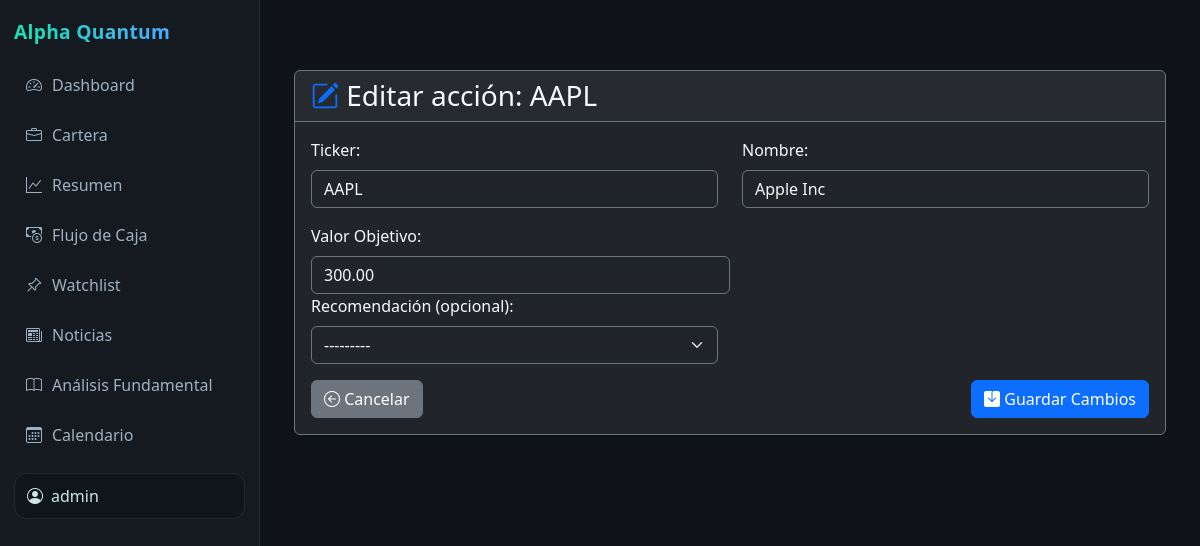
Page /watchlist/2/5/edit/ (signed in) on the committed database.
### alpha_quantum/models/custom_user.py (models this page shows, shortened)
class CustomUser(AbstractUser):
    email = models.EmailField(unique=True)

### alpha_quantum/models/watchlist.py (models this page shows, shortened)
class Watchlist(models.Model):
    RECOMENDACIONES = [
        ('COMPRAR', 'Comprar'),
        ('REVISAR', 'Revisar'),
        ('ESPERAR', 'Esperar'),
    ]
    user = models.ForeignKey(settings.AUTH_USER_MODEL, on_delete=models.CASCADE)
    lista = models.ForeignKey(
        WatchlistLista,
        on_delete=models.CASCADE,
        related_name='items',
        null=True,
        blank=True,
    )
    nombre = models.CharField(max_length=100)
    ticker = models.CharField(max_length=10)
    valor_objetivo = models.DecimalField(max_digits=10, decimal_places=2, null=True, blank=True)
    precio_actual = models.DecimalField(
        max_digits=10,
        decimal_places=2,
        null=True,
        blank=True,
        validators=[MinValueValidator(0)]
    )
    upside = models.FloatField(null=True, blank=True)
    max_52s = models.FloatField(null=True, blank=True)
    min_52s = models.FloatField(null=True, blank=True)
    per = models.FloatField(null=True, blank=True, validators=[MinValueValidator(0)])
    sector = models.CharField(max_length=64, blank=True, null=True)
    currency = models.CharField(max_length=8, blank=True, null=True, default='USD')
    recomendacion = models.CharField(max_length=20, choices=RECOMENDACIONES, blank=True, null=True)
    created_at = models.DateTimeField(auto_now_add=True, null=True)
    updated_at = models.DateTimeField(auto_now=True, null=True)
    class Meta:
        constraints = [
            models.UniqueConstraint(
                fields=['user', 'lista', 'ticker'],
                name='uq_watchlist_user_lista_ticker'
            )
        ]
        indexes = [
            models.Index(fields=['user', 'lista', 'ticker']),
        ]
        ordering = ['ticker']

### alpha_quantum/views.py (the view, shortened to what this page needs)
# urls.py: path('watchlist/<int:lista_id>/<int:item_id>/edit/', views.editar_accion_watchlist, name='editar_accion_watchlist'),
@login_required
def editar_accion_watchlist(request: HttpRequest, lista_id: int, item_id: int):
    lista = get_object_or_404(WatchlistLista, pk=lista_id, user=request.user)
    accion = get_object_or_404(Watchlist, pk=item_id, user=request.user, lista=lista)
    form = WatchlistForm(instance=accion) if WatchlistForm else None
    return render(
        request,
        "alpha_quantum/editar_watchlist.html",
        {"form": form, "accion": accion, "lista": lista},
    )

### alpha_quantum/forms.py
class WatchlistForm(forms.ModelForm):
    class Meta:
        model = Watchlist
        fields = ['nombre', 'ticker', 'valor_objetivo', 'recomendacion']
        widgets = {
            'nombre': forms.TextInput(attrs={'class': 'form-control', 'placeholder': 'Nombre'}),
            'ticker': forms.TextInput(attrs={'class': 'form-control', 'placeholder': 'Ticker (ej: AAPL)'}),
            'valor_objetivo': forms.NumberInput(attrs={'class': 'form-control', 'placeholder': 'Ej: 175.00', 'step': '0.01'}),
            'recomendacion': forms.Select(attrs={'class': 'form-select bg-dark text-light border-secondary'}),
        }

### alpha_quantum/templates/alpha_quantum/editar_watchlist.html (shortened to what this page needs)
{% extends 'alpha_quantum/layout.html' %}
{% load static %}
{% load widget_tweaks %}
{% block content %}
<div class="container mt-5">
    <div class="card bg-dark text-light border border-secondary">
        <div class="card-header border-bottom border-secondary">
            <h3 class="mb-0"><i class="bi bi-pencil-square text-primary"></i> Editar acción: {{ accion.ticker }}</h3>
        </div>
        <div class="card-body">
            <form method="post">
                <div class="row mb-3">
                    <div class="col-md-6">
                        <label for="id_ticker" class="form-label">Ticker:</label>
                        {{ form.ticker|add_class:"form-control bg-dark text-light border-secondary" }}
                    </div>
                    <div class="col-md-6">
                        <label for="id_nombre" class="form-label">Nombre:</label>
                        {{ form.nombre|add_class:"form-control bg-dark text-light border-secondary" }}
                    </div>
                </div>
                <div class="col-md-6">
                    <label for="id_valor_objetivo" class="form-label">Valor Objetivo:</label>
                    {{ form.valor_objetivo|add_class:"form-control bg-dark text-light border-secondary" }}
                </div>
                <div class="row mb-3">
                    <div class="col-md-6">
                        <label for="id_recomendacion" class="form-label">Recomendación (opcional):</label>
                        {{ form.recomendacion|add_class:"form-select bg-dark text-light border-secondary" }}
                    </div>
                </div>
                <div class="d-flex justify-content-between">
                    <a href="{% url 'ver_watchlist' %}" class="btn btn-secondary"><i
                            class="bi bi-arrow-left-circle"></i> Cancelar</a>
                    <button type="submit" class="btn btn-primary"><i class="bi bi-save-fill"></i> Guardar
                        Cambios</button>
                </div>
            </form>
        </div>
    </div>
</div>
{% endblock %}

### alpha_quantum/templates/alpha_quantum/layout.html (shortened to what this page needs)
{% load static %}
<!doctype html>
<html lang="es" data-bs-theme="dark">
<head>
  <link href="https://cdn.jsdelivr.net/npm/bootstrap@5.3.3/dist/css/bootstrap.min.css" rel="stylesheet">
  <link href="https://cdn.jsdelivr.net/npm/bootstrap-icons@1.11.3/font/bootstrap-icons.min.css" rel="stylesheet">
  <link href="{% static 'alpha_quantum/css/app.css' %}" rel="stylesheet">
</head>
<body>
  <div class="aq-layout">
    <aside class="aq-sidebar" id="sidebar">
      <div class="d-flex align-items-center justify-content-between mb-3">
        <div class="aq-brand">Alpha Quantum</div>
      </div>
      <nav class="aq-nav">
        <a class="aq-link {% if request.resolver_match.url_name == 'dashboard' %}active{% endif %}"
           href="{% url 'dashboard' %}">
          <i class="bi bi-speedometer2"></i><span>Dashboard</span>
        </a>
        <a class="aq-link {% if request.resolver_match.url_name == 'cartera' %}active{% endif %}"
           href="{% url 'cartera' %}">
          <i class="bi bi-briefcase"></i><span>Cartera</span>
        </a>
        <a class="aq-link {% if request.resolver_match.url_name == 'resumen' or request.resolver_match.url_name == 'resumen_cartera' %}active{% endif %}"
           href="{% url 'resumen_cartera' %}">
          <i class="bi bi-graph-up"></i><span>Resumen</span>
        </a>
        <a class="aq-link {% if request.resolver_match.url_name == 'flujo_de_caja' %}active{% endif %}"
           href="{% url 'flujo_de_caja' %}">
          <i class="bi bi-cash-coin"></i><span>Flujo de Caja</span>
        </a>
        <a class="aq-link {% if request.resolver_match.url_name in 'ver_watchlist watchlist' %}active{% endif %}"
           href="{% url 'ver_watchlist' %}">
          <i class="bi bi-pin-angle"></i><span>Watchlist</span>
        </a>
        <a class="aq-link {% if request.resolver_match.url_name == 'noticias' %}active{% endif %}"
           href="{% url 'noticias' %}">
          <i class="bi bi-newspaper"></i><span>Noticias</span>
        </a>
        <a class="aq-link {% if request.resolver_match.url_name == 'analisis_fundamental' %}active{% endif %}"
           href="{% url 'fundamental' %}">
          <i class="bi bi-book"></i><span>Análisis Fundamental</span>
        </a>
        <a class="aq-link {% if request.resolver_match.url_name == 'calendario' %}active{% endif %}"
           href="{% url 'calendario' %}">
          <i class="bi bi-calendar3"></i><span>Calendario</span>
        </a>
      </nav>
      <div class="aq-user">
        <i class="bi bi-person-circle me-2"></i>{{ request.user.username }}
      </div>
    </aside>
    <main class="aq-main">
      {% block content %}{% endblock %}
    </main>
  </div>
</body>
</html>

### alpha_quantum/static/alpha_quantum/css/app.css (style rules this page uses)
:root { --aq-bg:#0f1317; --aq-panel:#151a21; --aq-border:#232a33; --aq-text:#e7eef7; --aq-muted:#9fb1c1; --aq-accent:#19e3b1; --aq-accent-2:#4ea8ff; }
body { background:var(--aq-bg); color:var(--aq-text); }
.aq-layout { display:flex; min-height:100vh; }
.aq-sidebar { width:260px; flex:0 0 260px; background:var(--aq-panel); border-right:1px solid var(--aq-border); padding:18px 14px; position:sticky; top:0; height:100vh; overflow-y:auto; }
.aq-brand { font-weight:800; font-size:1.2rem; letter-spacing:.3px; background: linear-gradient(90deg, var(--aq-accent), var(--aq-accent-2)); -webkit-background-clip:text; background-clip:text; color:transparent; }
.aq-nav { display:flex; flex-direction:column; gap:6px; margin-top:8px; }
.aq-link { display:flex; align-items:center; gap:10px; padding:10px 12px; border-radius:12px; color:var(--aq-muted); text-decoration:none; }
.aq-user { position:sticky; bottom:0; margin-top:16px; padding:10px 12px; border:1px solid var(--aq-border); border-radius:12px; background:#0f161a; color:#cfe7df; }
.aq-main { flex:1; padding:22px; }

### rows in the picture
CustomUser: user.username "admin"
Watchlist: ticker "AAPL", nombre "Apple Inc", valor_objetivo "300.00", recomendacion "---------"
